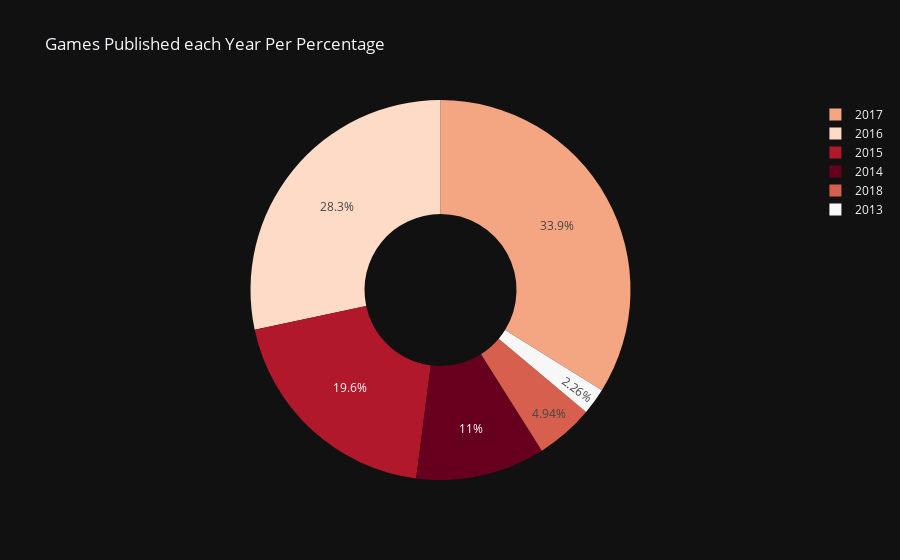

Notebook code cell kept with this figure:
### Code cell
fig = px.pie(df,
            names = "Year_Published",
            template = "plotly_dark",
            color_discrete_sequence = px.colors.sequential.RdBu,
            color = "Year_Published",
            hole = 0.4,
            title = "Games Published each Year Per Percentage")
iplot(fig)

### Figure 1 — Plotly figure (JSON) as saved in the notebook; plotly's stock layout.template omitted (floating-point values rounded to 4 significant figures; data arrays with more than 128 entries replaced by an {"elided": "..."} marker saying what was removed)
{"data": [{"customdata": {"elided": "709x1 int values"}, "domain": {"x": [0, 1], "y": [0, 1]}, "hole": 0.4, "hovertemplate": "Year_Published=%{customdata[0]}<extra></extra>", "labels": {"elided": "709 int values"}, "legendgroup": "", "marker": {"colors": {"elided": "709 str values"}}, "name": "", "showlegend": true, "type": "pie"}], "layout": {"legend": {"tracegroupgap": 0}, "piecolorway": ["rgb(103,0,31)", "rgb(178,24,43)", "rgb(214,96,77)", "rgb(244,165,130)", "rgb(253,219,199)", "rgb(247,247,247)", "rgb(209,229,240)", "rgb(146,197,222)", "rgb(67,147,195)", "rgb(33,102,172)", "rgb(5,48,97)"], "title": {"text": "Games Published each Year Per Percentage"}}}
